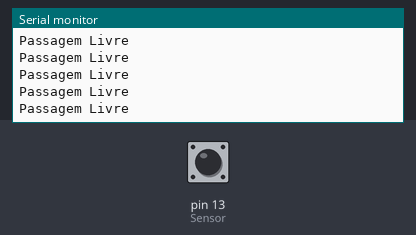
Recording of a sketch running on a simulated Arduino Uno, built with avr-gcc and run on an emulated ATmega328P. Shown: the last lines printed to the serial monitor. The inputs (shaded band) are chosen by the test bench; at power-on: pin 13 (Sensor) HIGH.

Above: at 1.2 s.
1.3 s: pin 13 (Sensor) driven LOW
At 2.4 s:
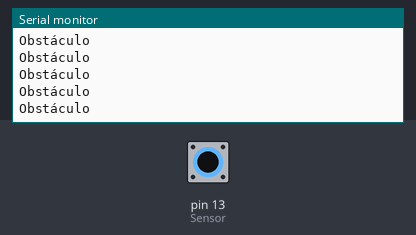
3.2 s: pin 13 (Sensor) driven HIGH
At 4.3 s:
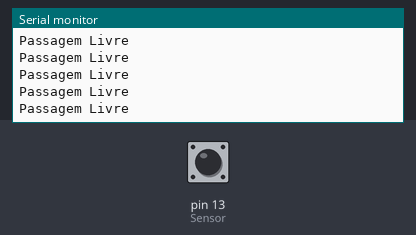
6.2 s: pin 13 (Sensor) driven LOW
At 7.2 s:
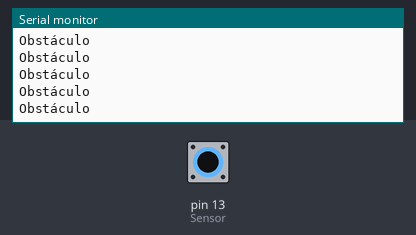
9.2 s: pin 13 (Sensor) driven HIGH
At 10.3 s:
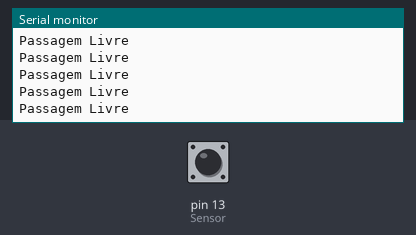
12.2 s: pin 13 (Sensor) pulsed LOW 2 times (0.12 s each, 0.3 s apart)
15.8 s: pin 13 (Sensor) driven LOW
At 16.6 s:
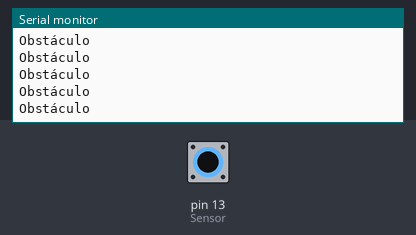

Measured:
- after the input at 1.3 s, the serial monitor: prints a new line after 0.08 s (image 1)
- after the input at 15.8 s, the serial monitor: prints a new line after 0.08 s (image 5)

The sketch:

Codigo-Fonte_Projeto9.ino
```cpp
int Sensor  = 13;

void setup() {
  Serial.begin(9600);
  pinMode(Sensor, INPUT);
}

void loop() {
  int acionamento = digitalRead(Sensor);

  if(acionamento == LOW){
    Serial.println("Obstáculo");
  }else{
    Serial.println("Passagem Livre");
  }
}
```
